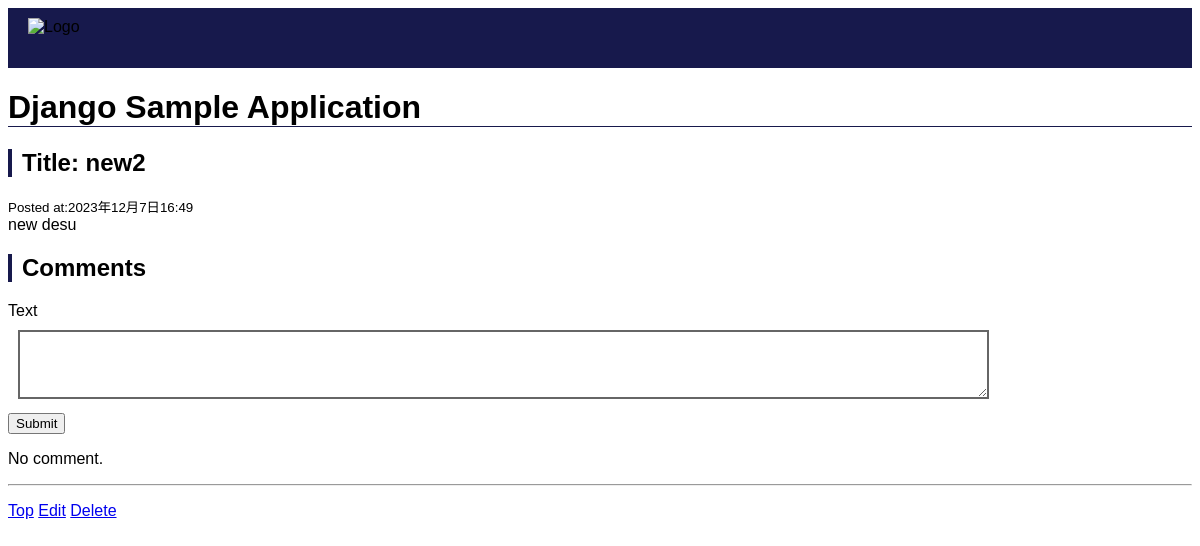
/6/, run on the app's committed database.
### blog/models.py (models this page shows, shortened)
class Article(models.Model):
    title = models.CharField(max_length=200)
    body = models.TextField()
    posted_at = models.DateTimeField(default=timezone.now)
    published_at = models.DateTimeField(blank=True, null=True)
    like = models.IntegerField(default=0)

### blog/views.py (the view)
# urls.py: path("<int:article_id>/", views.detail, name="detail"),
def detail(request, article_id):
    try:
        article = Article.objects.get(pk=article_id)
    except Article.DoesNotExist:
        raise Http404("Article does not exist")
    if request.method == "POST":
        comment = Comment(article=article, text=request.POST["text"])
        comment.save()
    context = {
        "article": article,
        "comments": article.comments.order_by("-posted_at"),
    }
    return render(request, "blog/detail.html", context)

### blog/templates/blog/detail.html (shortened to what this page needs)
{% load static %}
<!DOCTYPE html>
<html>
  <head>
    <link rel="stylesheet" href="{% static 'blog/css/detail.css' %}" />
  </head>
  <body>
    <div id="header">
      <img src="{% static 'blog/img/iniad.png' %}" alt="Logo" />
    </div>
    <h1>Django Sample Application</h1>
    <h2>Title: {{ article.title }}</h2>
    <small>Posted at:{{ article.posted_at }}</small>
    <div>{{ article.body | linebreaksbr }}</div>
    <h2>Comments</h2>
    <form action="{% url 'detail' article.id %}" method="post">
      <div>
        <label for="textInput">Text</label><br />
        <textarea id="textInput" name="text" rows="3"></textarea>
      </div>
      <div>
        <button type="submit">Submit</button>
      </div>
    </form>
    {% if comments %} {% for comment in comments %}
    <div class="text">
      <small>[{{ comment.posted_at }}]</small>
      <div>{{ comment.text | linebreaksbr }}</div>
    </div>
    {% endfor %} {% else %}
    <p>No comment.</p>
    {% endif %}
    <hr />
    <p>
      <a href="{% url 'index' %}">Top</a>
      <a href="{% url 'update' article.id %}">Edit</a>
      <a href="{% url 'delete' article.id %}">Delete</a>
    </p>
  </body>
</html>

### blog/static/blog/css/detail.css (style rules this page uses)
body { font-family: sans-serif; }
h1 { border-bottom: solid 1px #17194c; }
h2 { padding: 0px 10px 0px 10px; border-left: solid 4px #17194c; }
#header { background-color: #17194c; padding: 10px 20px 10px 20px; height: 40px; }
#header img { height: 100%; }
#textInput { margin: 10px; padding: 10px; border: solid 2px#666666; width: 80%; }

### data on the page
Article: title "new2", posted_at "2023年12月7日16:49", body "new desu"
